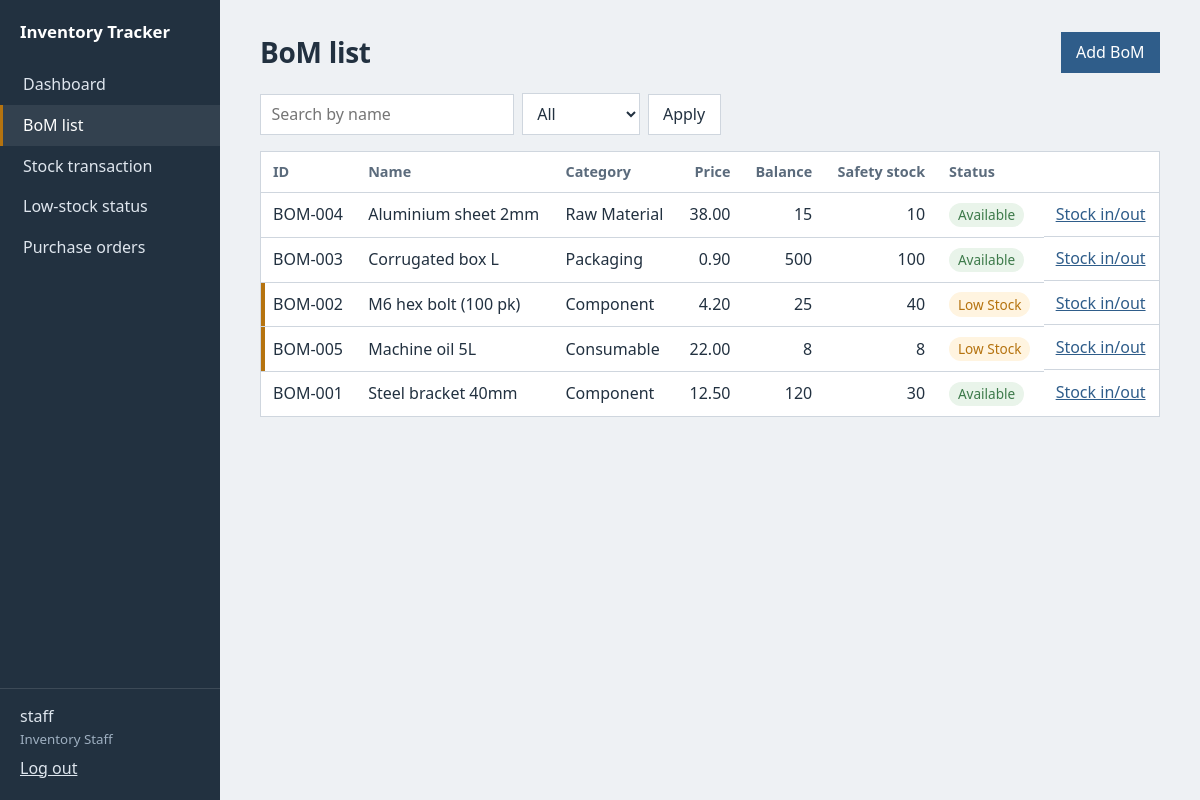
The page /bom/ (signed in) on the database its author committed.
### tables this page shows
CREATE TABLE users (
    user_id        INTEGER PRIMARY KEY AUTOINCREMENT,
    username       TEXT    NOT NULL UNIQUE,
    password_hash  TEXT    NOT NULL,
    role           TEXT    NOT NULL CHECK (role IN (
                       'Inventory Staff', 'Inventory Manager',
                       'Business Owner', 'System Administrator'))
);

CREATE TABLE bom (
    bom_id             TEXT    PRIMARY KEY,            -- FR13: unique
    bom_name           TEXT    NOT NULL,
    category           TEXT    NOT NULL,
    price              REAL    NOT NULL CHECK (price >= 0),
    opening_balance    INTEGER NOT NULL CHECK (opening_balance >= 0),
    current_balance    INTEGER NOT NULL CHECK (current_balance >= 0),  -- NFR-07
    safety_stock_level INTEGER NOT NULL CHECK (safety_stock_level >= 0),
    reorder_qty        INTEGER NOT NULL CHECK (reorder_qty > 0),       -- fixed qty (SDD §8C)
    is_active          INTEGER NOT NULL DEFAULT 1,     -- FR6: delete = remove from active list
    created_by         INTEGER REFERENCES users(user_id),
    created_date       TEXT    NOT NULL
);

### app/bom.py (the view)
@bp.route("/")
@login_required
def list_bom():
    q = request.args.get("q", "").strip()               # FR12
    status = request.args.get("status", "All")          # FR16
    sql = "SELECT * FROM bom WHERE is_active = 1"
    params = []
    if q:
        sql += " AND bom_name LIKE ?"
        params.append(f"%{q}%")
    if status == "Low Stock":
        sql += " AND current_balance <= safety_stock_level"
    elif status == "Available":
        sql += " AND current_balance > safety_stock_level"
    sql += " ORDER BY bom_name"
    rows = get_db().execute(sql, params).fetchall()
    return render_template("bom_list.html", boms=rows, q=q, status=status,
                           stock_status=stock_status)

### app/auth.py (called while the page is built)
@bp.before_app_request
def load_user():
    uid = session.get("user_id")
    g.user = get_db().execute("SELECT * FROM users WHERE user_id = ?", (uid,)).fetchone() if uid else None
    g.can_modify = bool(g.user) and g.user["role"] in MODIFY_ROLES

def login_required(view):
    @wraps(view)
    def wrapped(*a, **kw):
        if g.user is None:
            return redirect(url_for("auth.login"))
        return view(*a, **kw)
    return wrapped

### app/bom.py (called while the page is built)
def stock_status(row):
    return "Low Stock" if row["current_balance"] <= row["safety_stock_level"] else "Available"

### app/db.py (called while the page is built)
def get_db():
    if "db" not in g:
        g.db = sqlite3.connect(current_app.config["DATABASE"])
        g.db.row_factory = sqlite3.Row
        g.db.execute("PRAGMA foreign_keys = ON")
    return g.db

### app/templates/bom_list.html (shortened to what this page needs)
{% extends "base.html" %}{% block title %}BoM list · Inventory Tracker{% endblock %}
{% block content %}
<header class="page"><h1>BoM list</h1><a class="button primary" href="{{ url_for('bom.add') }}">Add BoM</a></header>
<form method="get" class="filters">
  <input type="search" name="q" value="{{ q }}" placeholder="Search by name" aria-label="Search by name">
  <select name="status" aria-label="Stock status">
    {% for s in ['All', 'Available', 'Low Stock'] %}<option {{ 'selected' if s == status }}>{{ s }}</option>{% endfor %}
  </select>
  <button>Apply</button>
</form>
{% if boms %}
<table>
  <thead><tr><th>ID</th><th>Name</th><th>Category</th><th class="num">Price</th><th class="num">Balance</th><th class="num">Safety stock</th><th>Status</th><th></th></tr></thead>
  <tbody>{% for b in boms %}{% set st = stock_status(b) %}
  <tr class="{{ 'low' if st == 'Low Stock' }}">
    <td>{{ b.bom_id }}</td><td>{{ b.bom_name }}</td><td>{{ b.category }}</td>
    <td class="num">{{ '%.2f'|format(b.price) }}</td><td class="num">{{ b.current_balance }}</td>
    <td class="num">{{ b.safety_stock_level }}</td>
    <td><span class="badge {{ 'warn' if st == 'Low Stock' else 'ok' }}">{{ st }}</span></td>
    <td class="row-actions">
      <a href="{{ url_for('txn.new', bom_id=b.bom_id) }}">Stock in/out</a>
    </td>
  </tr>{% endfor %}</tbody>
</table>
{% else %}<p class="empty">{% if q or status != 'All' %}No BoMs match this search.{% else %}No BoMs yet. Add the first one to start tracking stock.{% endif %}</p>{% endif %}
{% endblock %}

### app/templates/base.html (shortened to what this page needs)
<!doctype html>
<html lang="en">
<head>
<link rel="stylesheet" href="{{ url_for('static', filename='style.css') }}">
</head>
<body>
{% if g.user %}
<nav class="side">
  <div class="brand">Inventory Tracker</div>
  <a href="{{ url_for('dashboard.index') }}" class="{{ 'on' if request.endpoint == 'dashboard.index' }}">Dashboard</a>
  <a href="{{ url_for('bom.list_bom') }}" class="{{ 'on' if request.endpoint and request.endpoint.startswith('bom.') }}">BoM list</a>
  <a href="{{ url_for('txn.new') }}" class="{{ 'on' if request.endpoint == 'txn.new' }}">Stock transaction</a>
  <a href="{{ url_for('dashboard.low_stock') }}" class="{{ 'on' if request.endpoint == 'dashboard.low_stock' }}">Low-stock status</a>
  <a href="{{ url_for('po.list_po') }}" class="{{ 'on' if request.endpoint and request.endpoint.startswith('po.') }}">Purchase orders</a>
  <div class="who">
    <span>{{ g.user.username }}</span>
    <small>{{ g.user.role }}</small>
    <form method="post" action="{{ url_for('auth.logout') }}"><button class="link">Log out</button></form>
  </div>
</nav>
{% endif %}
<main class="{{ 'with-nav' if g.user }}">
  {% block content %}{% endblock %}
</main>
</body>
</html>

### app/static/style.css (style rules this page uses)
:root { --ink: #223140; --ink-soft: #5b6b7c; --paper: #eef1f4; --panel: #ffffff; --line: #cfd6de; --steel: #2f5d8a; --steel-dark: #244a6f; --amber: #b5730f; --amber-bg: #fff4e0; --moss: #3d7a4a; --moss-bg: #e9f4ea; --red: #a63d3d; --red-bg: #fbe9e9; --nav-w: 220px; }
* { box-sizing: border-box; }
html { font-size: 16px; }
body { margin: 0; background: var(--paper); color: var(--ink); font-family: "Avenir Next", "Segoe UI", "Helvetica Neue", Arial, sans-serif; line-height: 1.45; }
a { color: var(--steel); }
h1 { font-size: 1.75rem; font-weight: 600; margin: 0; letter-spacing: -0.01em; }
.side { position: fixed; inset: 0 auto 0 0; width: var(--nav-w); background: var(--ink); color: #dfe6ee; display: flex; flex-direction: column; padding: 1.25rem 0; }
.side .brand { font-weight: 600; color: #fff; padding: 0 1.25rem 1.25rem; font-size: 1.05rem; }
.side a { color: inherit; text-decoration: none; padding: 0.55rem 1.25rem; border-left: 3px solid transparent; }
.side a.on { border-left-color: var(--amber); color: #fff; background: rgba(255,255,255,.08); }
.side .who { margin-top: auto; padding: 1rem 1.25rem 0; border-top: 1px solid rgba(255,255,255,.12); display: grid; gap: 0.1rem; }
.side .who small { color: #9fb0c1; }
.side .who .link { color: #dfe6ee; padding: 0.4rem 0 0; }
main { padding: 2rem 2.5rem 3rem; max-width: 1100px; }
main.with-nav { margin-left: var(--nav-w); }
header.page { display: flex; align-items: center; justify-content: space-between; gap: 1rem; margin-bottom: 1.25rem; }
input, select, button { font: inherit; }
input:not([type=radio]), select { width: 100%; padding: 0.5rem 0.65rem; border: 1px solid var(--line); background: #fff; color: var(--ink); }
.filters { display: flex; gap: 0.5rem; align-items: center; margin-bottom: 1rem; flex-wrap: wrap; }
.filters input, .filters select { width: auto; }
.filters input[type=search] { min-width: 240px; }
button, .button { display: inline-block; padding: 0.5rem 0.9rem; border: 1px solid var(--line); background: #fff; color: var(--ink); text-decoration: none; cursor: pointer; }
button.primary, .button.primary { background: var(--steel); border-color: var(--steel); color: #fff; }
button.link { background: none; border: 0; padding: 0; color: var(--steel); text-decoration: underline; }
table { width: 100%; border-collapse: collapse; background: var(--panel); border: 1px solid var(--line); }
th, td { text-align: left; padding: 0.6rem 0.75rem; border-bottom: 1px solid var(--line); vertical-align: middle; }
th { font-weight: 600; color: var(--ink-soft); font-size: 0.9rem; }
tr:last-child td { border-bottom: 0; }
.num { text-align: right; font-variant-numeric: tabular-nums; }
tr.low td:first-child { box-shadow: inset 4px 0 0 var(--amber); }
.badge { display: inline-block; padding: 0.15rem 0.55rem; border-radius: 999px; font-size: 0.85rem; }
.badge.warn { background: var(--amber-bg); color: var(--amber); }
.badge.ok { background: var(--moss-bg); color: var(--moss); }
.row-actions { display: flex; gap: 0.75rem; align-items: center; white-space: nowrap; }
@media (prefers-reduced-motion: no-preference) { button, .button, .side a { transition: background-color .12s; } }

### rows shown on the page
users: user.username "staff", user.role "Inventory Staff"
bom: bom_id "BOM-004", bom_name "Aluminium sheet 2mm", category "Raw Material", price "38.00", current_balance "15", safety_stock_level "10", st "Available"
bom: bom_id "BOM-003", bom_name "Corrugated box L", category "Packaging", price "0.90", current_balance "500", safety_stock_level "100", st "Available"
bom: bom_id "BOM-002", bom_name "M6 hex bolt (100 pk)", category "Component", price "4.20", current_balance "25", safety_stock_level "40", st "Low Stock"
bom: bom_id "BOM-005", bom_name "Machine oil 5L", category "Consumable", price "22.00", current_balance "8", safety_stock_level "8", st "Low Stock"
bom: bom_id "BOM-001", bom_name "Steel bracket 40mm", category "Component", price "12.50", current_balance "120", safety_stock_level "30", st "Available"

### other values the page prints
form field status "All"
